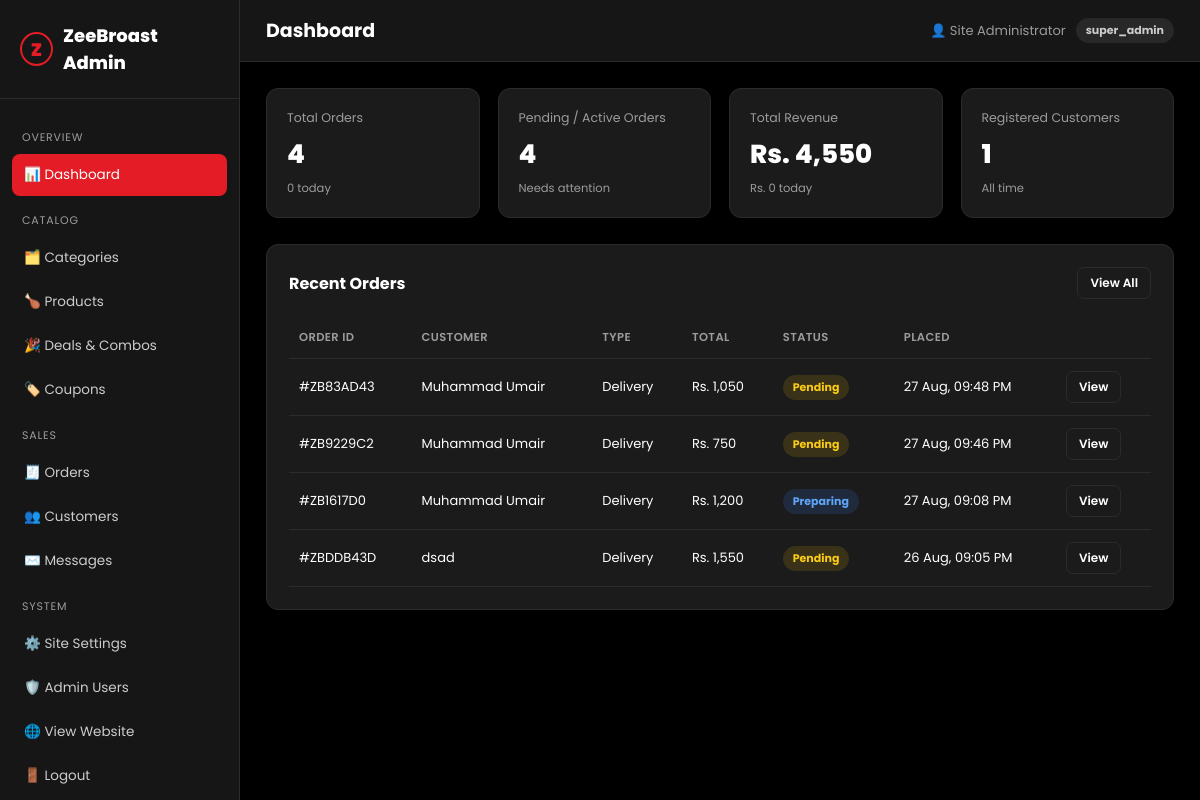
/admin/index.php (signed in), run on the app's committed database.
### tables this page shows
CREATE TABLE `orders` (
  `id` INT UNSIGNED NOT NULL AUTO_INCREMENT,
  `order_code` VARCHAR(20) NOT NULL,
  `user_id` INT UNSIGNED NULL,
  `guest_name` VARCHAR(150) NULL,
  `guest_phone` VARCHAR(30) NULL,
  `guest_email` VARCHAR(150) NULL,
  `order_type` ENUM('delivery','takeaway') NOT NULL DEFAULT 'delivery',
  `house_no` VARCHAR(120) NULL,
  `street` VARCHAR(150) NULL,
  `city` VARCHAR(100) NULL,
  `delivery_instructions` VARCHAR(255) NULL,
  `delivery_time_option` ENUM('asap','scheduled') NOT NULL DEFAULT 'asap',
  `scheduled_time` DATETIME NULL,
  `payment_method` ENUM('cod','jazzcash','easypaisa','card') NOT NULL DEFAULT 'cod',
  `payment_status` ENUM('pending','paid','failed','refunded') NOT NULL DEFAULT 'pending',
  `subtotal` DECIMAL(10,2) NOT NULL DEFAULT 0,
  `delivery_fee` DECIMAL(10,2) NOT NULL DEFAULT 0,
  `discount` DECIMAL(10,2) NOT NULL DEFAULT 0,
  `coupon_code` VARCHAR(50) NULL,
  `total` DECIMAL(10,2) NOT NULL DEFAULT 0,
  `status` ENUM('pending','confirmed','preparing','on_the_way','delivered','cancelled') NOT NULL DEFAULT 'pending',
  `estimated_minutes` INT NOT NULL DEFAULT 30,
  `loyalty_points_earned` INT UNSIGNED NOT NULL DEFAULT 0,
  `loyalty_points_awarded` TINYINT(1) NOT NULL DEFAULT 0 COMMENT 'Guard: prevents awarding the same order twice',
  `loyalty_points_reversed` TINYINT(1) NOT NULL DEFAULT 0 COMMENT 'Guard: prevents reversing the same order twice',
  `loyalty_points_redeemed` INT UNSIGNED NOT NULL DEFAULT 0,
  `loyalty_discount` DECIMAL(10,2) NOT NULL DEFAULT 0,
  `loyalty_referral_triggered` TINYINT(1) NOT NULL DEFAULT 0 COMMENT 'Set when a referral code was applied, used to gate point earning for this order',
  `loyalty_referral_owner_id` INT UNSIGNED NULL COMMENT 'Customer who owns the referral code used on this order and who receives the earned points',
  `created_at` TIMESTAMP NOT NULL DEFAULT CURRENT_TIMESTAMP,
  `updated_at` TIMESTAMP NOT NULL DEFAULT CURRENT_TIMESTAMP ON UPDATE CURRENT_TIMESTAMP,
  PRIMARY KEY (`id`),
  UNIQUE KEY `uq_order_code` (`order_code`),
  KEY `fk_order_user` (`user_id`),
  CONSTRAINT `fk_order_user` FOREIGN KEY (`user_id`) REFERENCES `users` (`id`) ON DELETE SET NULL
);

### includes/functions.php (called while the page is built, shortened)
<?php
function setting(string $key, $default = '')
{
    static $cache = null;
    if ($cache === null) {
        $cache = [];
        $stmt = db()->query('SELECT setting_key, setting_value FROM settings');
        foreach ($stmt->fetchAll() as $row) {
            $cache[$row['setting_key']] = $row['setting_value'];
        }
    }
    return $cache[$key] ?? $default;
}
function e(?string $value): string
{
    return htmlspecialchars($value ?? '', ENT_QUOTES, 'UTF-8');
}
function money($amount): string
{
    return setting('currency_symbol', 'Rs.') . ' ' . number_format((float)$amount);
}
function base_url(string $path = ''): string
{
    return BASE_URL . '/' . ltrim($path, '/');
}
function is_admin_logged_in(): bool
{
    return !empty($_SESSION['admin_id']);
}
function current_admin(): ?array
{
    static $admin = null;
    if ($admin === null) {
        $stmt = db()->prepare('SELECT id, full_name, email, role FROM admin_users WHERE id = ?');
        $stmt->execute([$_SESSION['admin_id']]);
        $admin = $stmt->fetch() ?: null;
    }
    return $admin;
}

### config/database.php (called while the page is built, shortened)
<?php
function db(): PDO
{
    static $pdo = null;
    if ($pdo === null) {
        $dsn = 'mysql:host=' . DB_HOST . ';dbname=' . DB_NAME . ';charset=' . DB_CHARSET;
        $options = [
            PDO::ATTR_ERRMODE            => PDO::ERRMODE_EXCEPTION,
            PDO::ATTR_DEFAULT_FETCH_MODE => PDO::FETCH_ASSOC,
            PDO::ATTR_EMULATE_PREPARES   => false,
        ];
        try {
            $pdo = new PDO($dsn, DB_USER, DB_PASS, $options);
        } catch (PDOException $e) {
            die('Database connection failed. Please try again later.');
        }
    }
    return $pdo;
}

### admin/index.php (the view, shortened to what this page needs)
<?php
$admin_page_title = 'Dashboard';
$active_admin = 'dashboard';
$pdo = db();
$totalOrders = (int)$pdo->query("SELECT COUNT(*) FROM orders")->fetchColumn();
$pendingOrders = (int)$pdo->query("SELECT COUNT(*) FROM orders WHERE status IN ('pending','confirmed','preparing','on_the_way')")->fetchColumn();
$totalRevenue = (float)$pdo->query("SELECT COALESCE(SUM(total),0) FROM orders WHERE status != 'cancelled'")->fetchColumn();
$totalCustomers = (int)$pdo->query("SELECT COUNT(*) FROM users")->fetchColumn();
$todayOrders = (int)$pdo->query("SELECT COUNT(*) FROM orders WHERE DATE(created_at) = CURDATE()")->fetchColumn();
$todayRevenue = (float)$pdo->query("SELECT COALESCE(SUM(total),0) FROM orders WHERE DATE(created_at) = CURDATE() AND status != 'cancelled'")->fetchColumn();
$recentOrders = $pdo->query("SELECT * FROM orders ORDER BY created_at DESC LIMIT 8")->fetchAll();
$statusColors = [
    'pending' => 'badge-yellow', 'confirmed' => 'badge-blue', 'preparing' => 'badge-blue',
    'on_the_way' => 'badge-blue', 'delivered' => 'badge-green', 'cancelled' => 'badge-red',
];
require_once __DIR__ . '/includes/header.php';
?>
<div class="stat-grid">
  <div class="stat-card"><div class="label">Total Orders</div><div class="value"><?= $totalOrders ?></div><div class="sub"><?= $todayOrders ?> today</div></div>
  <div class="stat-card"><div class="label">Pending / Active Orders</div><div class="value"><?= $pendingOrders ?></div><div class="sub">Needs attention</div></div>
  <div class="stat-card"><div class="label">Total Revenue</div><div class="value"><?= money($totalRevenue) ?></div><div class="sub"><?= money($todayRevenue) ?> today</div></div>
  <div class="stat-card"><div class="label">Registered Customers</div><div class="value"><?= $totalCustomers ?></div><div class="sub">All time</div></div>
</div>
<div class="panel">
  <div class="panel-head">
    <h2>Recent Orders</h2>
    <a href="<?= base_url('admin/orders.php') ?>" class="btn btn-outline btn-sm">View All</a>
  </div>
  <table>
    <thead><tr><th>Order ID</th><th>Customer</th><th>Type</th><th>Total</th><th>Status</th><th>Placed</th><th></th></tr></thead>
    <tbody>
      <?php foreach ($recentOrders as $o): ?>
      <tr>
        <td>#<?= e($o['order_code']) ?></td>
        <td><?= e($o['guest_name']) ?></td>
        <td><?= e(ucfirst($o['order_type'])) ?></td>
        <td><?= money($o['total']) ?></td>
        <td><span class="badge <?= $statusColors[$o['status']] ?? 'badge-gray' ?>"><?= e(ucfirst(str_replace('_', ' ', $o['status']))) ?></span></td>
        <td><?= e(date('d M, h:i A', strtotime($o['created_at']))) ?></td>
        <td><a href="<?= base_url('admin/order-view.php?id=' . (int)$o['id']) ?>" class="btn btn-outline btn-sm">View</a></td>
      </tr>
      <?php endforeach; ?>
    </tbody>
  </table>
</div>
<?php require_once __DIR__ . '/includes/footer.php'; ?>

### admin/includes/header.php (shortened to what this page needs)
<?php
$admin = current_admin();
$active_admin = $active_admin ?? '';
?>
<!DOCTYPE html>
<html lang="en">
<head>
<link rel="stylesheet" href="<?= base_url('admin/assets/css/admin.css') ?>">
</head>
<body>
<aside class="admin-sidebar">
  <div class="brand"><span class="mark">Z</span> ZeeBroast Admin</div>
  <nav>
    <div class="group-label">Overview</div>
    <a href="<?= base_url('admin/index.php') ?>" class="<?= $active_admin === 'dashboard' ? 'active' : '' ?>">📊 Dashboard</a>
    <div class="group-label">Catalog</div>
    <a href="<?= base_url('admin/categories.php') ?>" class="<?= $active_admin === 'categories' ? 'active' : '' ?>">🗂️ Categories</a>
    <a href="<?= base_url('admin/products.php') ?>" class="<?= $active_admin === 'products' ? 'active' : '' ?>">🍗 Products</a>
    <a href="<?= base_url('admin/deals.php') ?>" class="<?= $active_admin === 'deals' ? 'active' : '' ?>">🎉 Deals &amp; Combos</a>
    <a href="<?= base_url('admin/coupons.php') ?>" class="<?= $active_admin === 'coupons' ? 'active' : '' ?>">🏷️ Coupons</a>
    <div class="group-label">Sales</div>
    <a href="<?= base_url('admin/orders.php') ?>" class="<?= $active_admin === 'orders' ? 'active' : '' ?>">🧾 Orders</a>
    <a href="<?= base_url('admin/customers.php') ?>" class="<?= $active_admin === 'customers' ? 'active' : '' ?>">👥 Customers</a>
    <a href="<?= base_url('admin/messages.php') ?>" class="<?= $active_admin === 'messages' ? 'active' : '' ?>">✉️ Messages</a>
    <div class="group-label">System</div>
    <a href="<?= base_url('admin/settings.php') ?>" class="<?= $active_admin === 'settings' ? 'active' : '' ?>">⚙️ Site Settings</a>
    <a href="<?= base_url('admin/admin-users.php') ?>" class="<?= $active_admin === 'admin-users' ? 'active' : '' ?>">🛡️ Admin Users</a>
    <a href="<?= base_url('index.php') ?>" target="_blank">🌐 View Website</a>
    <a href="<?= base_url('admin/logout.php') ?>">🚪 Logout</a>
  </nav>
</aside>
<div class="admin-main">
  <div class="admin-topbar">
    <h1><?= e($admin_page_title ?? 'Dashboard') ?></h1>
    <div class="admin-user">👤 <?= e($admin['full_name'] ?? '') ?> <span class="badge badge-gray"><?= e($admin['role'] ?? '') ?></span></div>
  </div>
  <div class="admin-content">

### admin/assets/css/admin.css (style rules this page uses)
:root { --bg: #000000; --panel: #161616; --card: #1b1b1b; --border: #2b2b2b; --red: #e31c25; --red-dark: #b7141b; --text: #fff; --muted: #9c9c9c; --radius: 12px; }
* { box-sizing: border-box; margin: 0; padding: 0; }
body { font-family: 'Poppins', sans-serif; background: #000000; color: var(--text); font-size: 14px; display: flex; min-height: 100vh; }
a { text-decoration: none; color: inherit; }
.admin-sidebar { width: 240px; background: var(--panel); border-right: 1px solid var(--border); position: sticky; top: 0; height: 100vh; overflow-y: auto; flex: none; }
.admin-sidebar .brand { padding: 22px 20px; display: flex; align-items: center; gap: 10px; font-weight: 800; font-size: 18px; border-bottom: 1px solid var(--border); }
.admin-sidebar .brand .mark { width: 34px; height: 34px; border-radius: 50%; border: 2px solid var(--red); display: flex; align-items: center; justify-content: center; color: var(--red); font-weight: 900; }
.admin-sidebar nav { padding: 16px 12px; }
.admin-sidebar nav .group-label { font-size: 11px; text-transform: uppercase; letter-spacing: .8px; color: var(--muted); padding: 14px 10px 8px; }
.admin-sidebar nav a { display: flex; align-items: center; gap: 10px; padding: 11px 12px; border-radius: 8px; font-size: 13.5px; color: #ccc; margin-bottom: 2px; }
.admin-sidebar nav a.active { background: var(--red); color: #fff; }
.admin-main { flex: 1; min-width: 0; }
.admin-topbar { display: flex; align-items: center; justify-content: space-between; padding: 16px 26px; border-bottom: 1px solid var(--border); background: var(--panel); }
.admin-topbar h1 { font-size: 19px; font-weight: 700; }
.admin-user { display: flex; align-items: center; gap: 10px; font-size: 13px; color: var(--muted); }
.admin-content { padding: 26px; }
.stat-grid { display: grid; grid-template-columns: repeat(4, 1fr); gap: 18px; margin-bottom: 26px; }
.stat-card { background: var(--card); border: 1px solid var(--border); border-radius: var(--radius); padding: 20px; }
.stat-card .label { color: var(--muted); font-size: 12.5px; margin-bottom: 8px; }
.stat-card .value { font-size: 26px; font-weight: 800; }
.stat-card .sub { font-size: 11.5px; color: var(--muted); margin-top: 6px; }
.panel { background: var(--card); border: 1px solid var(--border); border-radius: var(--radius); padding: 22px; margin-bottom: 22px; }
.panel-head { display: flex; align-items: center; justify-content: space-between; margin-bottom: 18px; }
.panel-head h2 { font-size: 16px; font-weight: 700; }
table { width: 100%; border-collapse: collapse; }
th, td { text-align: left; padding: 12px 10px; font-size: 13px; border-bottom: 1px solid var(--border); }
th { color: var(--muted); font-weight: 600; font-size: 11.5px; text-transform: uppercase; letter-spacing: .4px; }
.btn { display: inline-flex; align-items: center; gap: 6px; padding: 9px 16px; border-radius: 7px; font-weight: 600; font-size: 13px; border: none; cursor: pointer; }
.btn-outline { background: transparent; border: 1px solid var(--border); color: #fff; }
.btn-sm { padding: 6px 12px; font-size: 12px; }
.badge { display: inline-flex; padding: 4px 10px; border-radius: 20px; font-size: 11px; font-weight: 700; }
.badge-yellow { background: rgba(234,179,8,.15); color: #facc15; }
.badge-gray { background: rgba(255,255,255,.08); color: #ccc; }
.badge-blue { background: rgba(59,130,246,.15); color: #60a5fa; }

### data on the page
orders: order_code "ZB83AD43", guest_name "Muhammad Umair", order_type "Delivery", total "Rs. 1,050", status "Pending", created_at "27 Aug, 09:48 PM"
orders: order_code "ZB9229C2", guest_name "Muhammad Umair", order_type "Delivery", total "Rs. 750", status "Pending", created_at "27 Aug, 09:46 PM"
orders: order_code "ZB1617D0", guest_name "Muhammad Umair", order_type "Delivery", total "Rs. 1,200", status "Preparing", created_at "27 Aug, 09:08 PM"
orders: order_code "ZBDDB43D", guest_name "dsad", order_type "Delivery", total "Rs. 1,550", status "Pending", created_at "26 Aug, 09:05 PM"

### other printed values
$admin_page_title "Dashboard"
$admin['full_name'] "Site Administrator"
$admin['role'] "super_admin"
$totalOrders "4"
$todayOrders "0"
$pendingOrders "4"
money($totalRevenue) "Rs. 4,550"
money($todayRevenue) "Rs. 0"
$totalCustomers "1"
